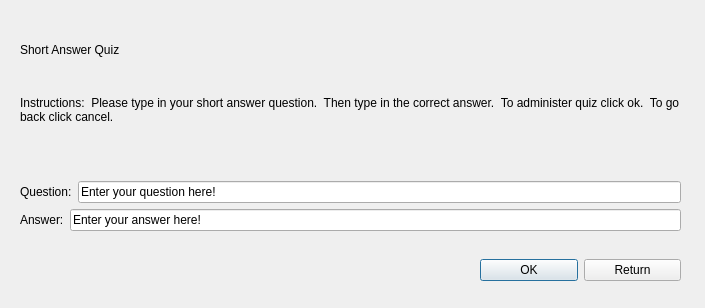
<?xml version="1.0" encoding="UTF-8"?>
<ui version="4.0">
 <class>ShortAnswerQuiz</class>
 <widget class="QDialog" name="ShortAnswerQuiz">
  <property name="geometry">
   <rect>
    <x>0</x>
    <y>0</y>
    <width>705</width>
    <height>308</height>
   </rect>
  </property>
  <property name="windowTitle">
   <string>Dialog</string>
  </property>
  <widget class="QWidget" name="layoutWidget">
   <property name="geometry">
    <rect>
     <x>20</x>
     <y>10</y>
     <width>661</width>
     <height>221</height>
    </rect>
   </property>
   <layout class="QVBoxLayout" name="verticalLayout_2">
    <item>
     <layout class="QVBoxLayout" name="verticalLayout">
      <item>
       <widget class="QLabel" name="shortAnswerQuizLabel">
        <property name="text">
         <string>Short Answer Quiz</string>
        </property>
       </widget>
      </item>
      <item>
       <widget class="QLabel" name="instructionsLabel">
        <property name="text">
         <string>Instructions:  Please type in your short answer question.  Then type in the correct answer.  To administer quiz click ok.  To go back click cancel.</string>
        </property>
        <property name="alignment">
         <set>Qt::AlignLeading|Qt::AlignLeft|Qt::AlignTop</set>
        </property>
        <property name="wordWrap">
         <bool>true</bool>
        </property>
       </widget>
      </item>
     </layout>
    </item>
    <item>
     <layout class="QHBoxLayout" name="horizontalLayout">
      <item>
       <widget class="QLabel" name="shortAnswerQuestionLabel">
        <property name="text">
         <string>Question:</string>
        </property>
       </widget>
      </item>
      <item>
       <widget class="QLineEdit" name="shortAnswerQuestionLineEdit">
        <property name="text">
         <string>Enter your question here!</string>
        </property>
       </widget>
      </item>
     </layout>
    </item>
    <item>
     <layout class="QHBoxLayout" name="horizontalLayout_2">
      <item>
       <widget class="QLabel" name="shortAnswerAnswerLabel">
        <property name="text">
         <string>Answer:</string>
        </property>
       </widget>
      </item>
      <item>
       <widget class="QLineEdit" name="shortAnswerAnwserLineEdit">
        <property name="text">
         <string>Enter your answer here!</string>
        </property>
       </widget>
      </item>
     </layout>
    </item>
   </layout>
  </widget>
  <widget class="QWidget" name="layoutWidget">
   <property name="geometry">
    <rect>
     <x>480</x>
     <y>250</y>
     <width>201</width>
     <height>41</height>
    </rect>
   </property>
   <layout class="QHBoxLayout" name="horizontalLayout_3">
    <item>
     <widget class="QPushButton" name="okPushButton">
      <property name="text">
       <string>OK</string>
      </property>
     </widget>
    </item>
    <item>
     <widget class="QPushButton" name="returnPushButton">
      <property name="text">
       <string>Return</string>
      </property>
     </widget>
    </item>
   </layout>
  </widget>
 </widget>
 <resources/>
 <connections>
  <connection>
   <sender>returnPushButton</sender>
   <signal>clicked()</signal>
   <receiver>ShortAnswerQuiz</receiver>
   <slot>close()</slot>
   <hints>
    <hint type="sourcelabel">
     <x>628</x>
     <y>265</y>
    </hint>
    <hint type="destinationlabel">
     <x>628</x>
     <y>234</y>
    </hint>
   </hints>
  </connection>
 </connections>
</ui>
